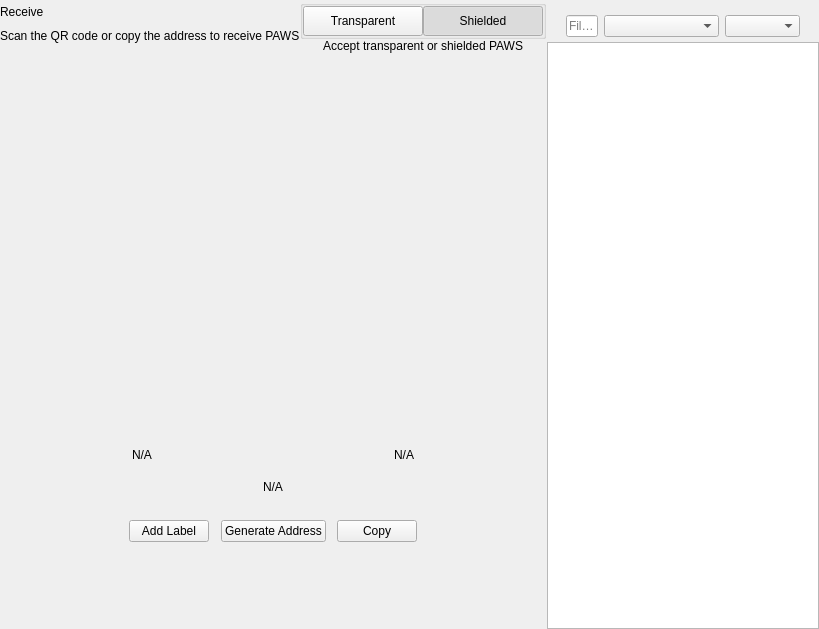
<?xml version="1.0" encoding="UTF-8"?>
<ui version="4.0">
 <class>ReceiveWidget</class>
 <widget class="QWidget" name="ReceiveWidget">
  <property name="geometry">
   <rect>
    <x>0</x>
    <y>0</y>
    <width>819</width>
    <height>629</height>
   </rect>
  </property>
  <property name="minimumSize">
   <size>
    <width>0</width>
    <height>0</height>
   </size>
  </property>
  <property name="windowTitle">
   <string>Form</string>
  </property>
  <layout class="QHBoxLayout" name="horizontalLayout_2" stretch="2,1">
   <property name="spacing">
    <number>0</number>
   </property>
   <property name="leftMargin">
    <number>0</number>
   </property>
   <property name="topMargin">
    <number>0</number>
   </property>
   <property name="rightMargin">
    <number>0</number>
   </property>
   <property name="bottomMargin">
    <number>0</number>
   </property>
   <item>
    <widget class="QWidget" name="left" native="true">
     <layout class="QVBoxLayout" name="verticalLayout_3">
      <property name="leftMargin">
       <number>0</number>
      </property>
      <property name="topMargin">
       <number>0</number>
      </property>
      <property name="rightMargin">
       <number>0</number>
      </property>
      <property name="bottomMargin">
       <number>0</number>
      </property>
      <item>
       <layout class="QVBoxLayout" name="verticalLayout_2">
        <property name="spacing">
         <number>0</number>
        </property>
        <property name="leftMargin">
         <number>0</number>
        </property>
        <item>
         <layout class="QHBoxLayout" name="horizontalLayout_3">
          <property name="spacing">
           <number>0</number>
          </property>
          <item>
           <layout class="QVBoxLayout" name="verticalLayout_4">
            <property name="spacing">
             <number>5</number>
            </property>
            <item>
             <widget class="QLabel" name="labelTitle">
              <property name="text">
               <string>Receive</string>
              </property>
             </widget>
            </item>
            <item alignment="Qt::AlignTop">
             <widget class="QLabel" name="labelSubtitle1">
              <property name="text">
               <string>Scan the QR code or copy the address to receive PAWS</string>
              </property>
             </widget>
            </item>
           </layout>
          </item>
          <item>
           <spacer name="horizontalSpacer">
            <property name="orientation">
             <enum>Qt::Horizontal</enum>
            </property>
            <property name="sizeHint" stdset="0">
             <size>
              <width>40</width>
              <height>20</height>
             </size>
            </property>
           </spacer>
          </item>
          <item>
           <widget class="QWidget" name="containerViewPrivacyChecks" native="true">
            <layout class="QVBoxLayout" name="containerPrivacyChecks">
             <property name="spacing">
              <number>0</number>
             </property>
             <property name="leftMargin">
              <number>0</number>
             </property>
             <property name="topMargin">
              <number>0</number>
             </property>
             <property name="rightMargin">
              <number>0</number>
             </property>
             <property name="bottomMargin">
              <number>0</number>
             </property>
             <item alignment="Qt::AlignHCenter|Qt::AlignVCenter">
              <widget class="QGroupBox" name="groupBox">
               <property name="title">
                <string/>
               </property>
               <layout class="QHBoxLayout" name="horizontalLayout_2_1">
                <property name="spacing">
                 <number>0</number>
                </property>
                <property name="leftMargin">
                 <number>0</number>
                </property>
                <property name="topMargin">
                 <number>0</number>
                </property>
                <property name="rightMargin">
                 <number>0</number>
                </property>
                <property name="bottomMargin">
                 <number>0</number>
                </property>
                <item>
                 <widget class="QPushButton" name="pushLeft">
                  <property name="minimumSize">
                   <size>
                    <width>120</width>
                    <height>30</height>
                   </size>
                  </property>
                  <property name="maximumSize">
                   <size>
                    <width>120</width>
                    <height>30</height>
                   </size>
                  </property>
                  <property name="focusPolicy">
                   <enum>Qt::NoFocus</enum>
                  </property>
                  <property name="text">
                   <string>Transparent</string>
                  </property>
                  <property name="checkable">
                   <bool>true</bool>
                  </property>
                  <property name="autoExclusive">
                   <bool>true</bool>
                  </property>
                 </widget>
                </item>
                <item>
                 <widget class="QPushButton" name="pushRight">
                  <property name="minimumSize">
                   <size>
                    <width>120</width>
                    <height>30</height>
                   </size>
                  </property>
                  <property name="maximumSize">
                   <size>
                    <width>120</width>
                    <height>30</height>
                   </size>
                  </property>
                  <property name="focusPolicy">
                   <enum>Qt::NoFocus</enum>
                  </property>
                  <property name="text">
                   <string>Shielded</string>
                  </property>
                  <property name="checkable">
                   <bool>true</bool>
                  </property>
                  <property name="checked">
                   <bool>true</bool>
                  </property>
                  <property name="autoExclusive">
                   <bool>true</bool>
                  </property>
                 </widget>
                </item>
               </layout>
              </widget>
             </item>
             <item alignment="Qt::AlignHCenter|Qt::AlignTop">
              <widget class="QLabel" name="labelSubtitle2">
               <property name="text">
                <string>Accept transparent or shielded PAWS</string>
               </property>
               <property name="alignment">
                <set>Qt::AlignRight|Qt::AlignTrailing|Qt::AlignVCenter</set>
               </property>
              </widget>
             </item>
            </layout>
           </widget>
          </item>
         </layout>
        </item>
        <item>
         <spacer name="verticalSpacer_2">
          <property name="orientation">
           <enum>Qt::Vertical</enum>
          </property>
          <property name="sizeType">
           <enum>QSizePolicy::Expanding</enum>
          </property>
          <property name="sizeHint" stdset="0">
           <size>
            <width>20</width>
            <height>50</height>
           </size>
          </property>
         </spacer>
        </item>
        <item alignment="Qt::AlignHCenter">
         <widget class="QWidget" name="layoutQR" native="true">
          <property name="maximumSize">
           <size>
            <width>510</width>
            <height>16777215</height>
           </size>
          </property>
          <layout class="QVBoxLayout" name="verticalLayoutQr">
           <item>
            <spacer name="verticalSpacer11">
             <property name="orientation">
              <enum>Qt::Vertical</enum>
             </property>
             <property name="sizeType">
              <enum>QSizePolicy::Fixed</enum>
             </property>
             <property name="sizeHint" stdset="0">
              <size>
               <width>20</width>
               <height>20</height>
              </size>
             </property>
            </spacer>
           </item>
           <item alignment="Qt::AlignHCenter">
            <widget class="QLabel" name="labelQrImg">
             <property name="minimumSize">
              <size>
               <width>260</width>
               <height>260</height>
              </size>
             </property>
             <property name="maximumSize">
              <size>
               <width>260</width>
               <height>260</height>
              </size>
             </property>
             <property name="text">
              <string/>
             </property>
             <property name="alignment">
              <set>Qt::AlignCenter</set>
             </property>
            </widget>
           </item>
           <item>
            <spacer name="verticalSpacer_21">
             <property name="orientation">
              <enum>Qt::Vertical</enum>
             </property>
             <property name="sizeType">
              <enum>QSizePolicy::Fixed</enum>
             </property>
             <property name="sizeHint" stdset="0">
              <size>
               <width>20</width>
               <height>30</height>
              </size>
             </property>
            </spacer>
           </item>
           <item>
            <widget class="QWidget" name="widget" native="true">
             <property name="minimumSize">
              <size>
               <width>0</width>
               <height>0</height>
              </size>
             </property>
             <layout class="QHBoxLayout" name="horizontalLayout_5">
              <item>
               <widget class="QLabel" name="labelLabel">
                <property name="text">
                 <string notr="true">N/A</string>
                </property>
               </widget>
              </item>
              <item>
               <spacer name="horizontalSpacer_2">
                <property name="orientation">
                 <enum>Qt::Horizontal</enum>
                </property>
                <property name="sizeHint" stdset="0">
                 <size>
                  <width>141</width>
                  <height>20</height>
                 </size>
                </property>
               </spacer>
              </item>
              <item>
               <widget class="QLabel" name="labelDate">
                <property name="text">
                 <string notr="true">N/A</string>
                </property>
                <property name="alignment">
                 <set>Qt::AlignRight|Qt::AlignTrailing|Qt::AlignVCenter</set>
                </property>
               </widget>
              </item>
             </layout>
            </widget>
           </item>
           <item>
            <widget class="QLabel" name="labelAddress">
             <property name="sizePolicy">
              <sizepolicy hsizetype="Expanding" vsizetype="Preferred">
               <horstretch>0</horstretch>
               <verstretch>0</verstretch>
              </sizepolicy>
             </property>
             <property name="minimumSize">
              <size>
               <width>300</width>
               <height>0</height>
              </size>
             </property>
             <property name="text">
              <string notr="true">N/A</string>
             </property>
             <property name="alignment">
              <set>Qt::AlignCenter</set>
             </property>
            </widget>
           </item>
           <item>
            <spacer name="verticalSpacer_4">
             <property name="orientation">
              <enum>Qt::Vertical</enum>
             </property>
             <property name="sizeType">
              <enum>QSizePolicy::Fixed</enum>
             </property>
             <property name="sizeHint" stdset="0">
              <size>
               <width>20</width>
               <height>20</height>
              </size>
             </property>
            </spacer>
           </item>
           <item>
            <layout class="QHBoxLayout" name="horizontalLayout_4">
             <item alignment="Qt::AlignHCenter">
              <widget class="QPushButton" name="pushButtonLabel">
               <property name="focusPolicy">
                <enum>Qt::NoFocus</enum>
               </property>
               <property name="text">
                <string>Add Label</string>
               </property>
              </widget>
             </item>
             <item alignment="Qt::AlignHCenter">
              <widget class="QPushButton" name="pushButtonNewAddress">
               <property name="focusPolicy">
                <enum>Qt::NoFocus</enum>
               </property>
               <property name="text">
                <string>Generate Address</string>
               </property>
              </widget>
             </item>
             <item alignment="Qt::AlignHCenter">
              <widget class="QPushButton" name="pushButtonCopy">
               <property name="focusPolicy">
                <enum>Qt::NoFocus</enum>
               </property>
               <property name="text">
                <string>Copy</string>
               </property>
              </widget>
             </item>
            </layout>
           </item>
           <item>
            <spacer name="verticalSpacer_3">
             <property name="orientation">
              <enum>Qt::Vertical</enum>
             </property>
             <property name="sizeType">
              <enum>QSizePolicy::Expanding</enum>
             </property>
             <property name="sizeHint" stdset="0">
              <size>
               <width>20</width>
               <height>20</height>
              </size>
             </property>
            </spacer>
           </item>
          </layout>
         </widget>
        </item>
        <item>
         <spacer name="verticalSpacer">
          <property name="orientation">
           <enum>Qt::Vertical</enum>
          </property>
          <property name="sizeHint" stdset="0">
           <size>
            <width>20</width>
            <height>40</height>
           </size>
          </property>
         </spacer>
        </item>
       </layout>
      </item>
     </layout>
    </widget>
   </item>
   <item>
    <widget class="QWidget" name="right" native="true">
     <layout class="QVBoxLayout" name="verticalLayout_5">
      <property name="spacing">
       <number>0</number>
      </property>
      <property name="leftMargin">
       <number>1</number>
      </property>
      <property name="topMargin">
       <number>0</number>
      </property>
      <property name="rightMargin">
       <number>0</number>
      </property>
      <property name="bottomMargin">
       <number>0</number>
      </property>
      <item>
       <layout class="QVBoxLayout" name="container_right">
        <property name="spacing">
         <number>0</number>
        </property>
        <property name="leftMargin">
         <number>0</number>
        </property>
        <property name="rightMargin">
         <number>0</number>
        </property>
        <item>
         <layout class="QVBoxLayout" name="verticalLayout">
          <property name="spacing">
           <number>6</number>
          </property>
          <property name="leftMargin">
           <number>19</number>
          </property>
          <property name="rightMargin">
           <number>19</number>
          </property>
          <item>
           <widget class="OptionButton" name="btnRequest" native="true"/>
          </item>
          <item>
           <widget class="OptionButton" name="btnMyAddresses" native="true">
            <property name="sizePolicy">
             <sizepolicy hsizetype="Preferred" vsizetype="Minimum">
              <horstretch>0</horstretch>
              <verstretch>0</verstretch>
             </sizepolicy>
            </property>
           </widget>
          </item>
         </layout>
        </item>
        <item>
         <widget class="QWidget" name="sortWidget" native="true">
          <layout class="QHBoxLayout" name="horizontalLayout_6">
           <property name="leftMargin">
            <number>19</number>
           </property>
           <property name="rightMargin">
            <number>19</number>
           </property>
           <property name="bottomMargin">
            <number>5</number>
           </property>
           <item>
            <widget class="QLineEdit" name="lineEditFilter">
             <property name="sizePolicy">
              <sizepolicy hsizetype="Expanding" vsizetype="Fixed">
               <horstretch>0</horstretch>
               <verstretch>0</verstretch>
              </sizepolicy>
             </property>
             <property name="minimumSize">
              <size>
               <width>0</width>
               <height>0</height>
              </size>
             </property>
             <property name="contextMenuPolicy">
              <enum>Qt::DefaultContextMenu</enum>
             </property>
             <property name="acceptDrops">
              <bool>false</bool>
             </property>
             <property name="maxLength">
              <number>40</number>
             </property>
             <property name="placeholderText">
              <string>Filter</string>
             </property>
            </widget>
           </item>
           <item>
            <spacer name="horizontalSpacer_3">
             <property name="orientation">
              <enum>Qt::Horizontal</enum>
             </property>
             <property name="sizeType">
              <enum>QSizePolicy::Preferred</enum>
             </property>
             <property name="sizeHint" stdset="0">
              <size>
               <width>20</width>
               <height>20</height>
              </size>
             </property>
            </spacer>
           </item>
           <item>
            <widget class="QComboBox" name="comboBoxSort">
             <property name="sizePolicy">
              <sizepolicy hsizetype="Preferred" vsizetype="Fixed">
               <horstretch>0</horstretch>
               <verstretch>0</verstretch>
              </sizepolicy>
             </property>
             <property name="minimumSize">
              <size>
               <width>115</width>
               <height>0</height>
              </size>
             </property>
            </widget>
           </item>
           <item>
            <widget class="QComboBox" name="comboBoxSortOrder">
             <property name="sizePolicy">
              <sizepolicy hsizetype="Preferred" vsizetype="Fixed">
               <horstretch>0</horstretch>
               <verstretch>0</verstretch>
              </sizepolicy>
             </property>
             <property name="minimumSize">
              <size>
               <width>75</width>
               <height>0</height>
              </size>
             </property>
            </widget>
           </item>
          </layout>
          <zorder>comboBoxSort</zorder>
          <zorder>comboBoxSortOrder</zorder>
          <zorder>lineEditFilter</zorder>
         </widget>
        </item>
        <item>
         <widget class="QListView" name="listViewAddress"/>
        </item>
       </layout>
      </item>
     </layout>
    </widget>
   </item>
  </layout>
 </widget>
 <customwidgets>
  <customwidget>
   <class>OptionButton</class>
   <extends>QWidget</extends>
   <header>qt/paws/optionbutton.h</header>
   <container>1</container>
  </customwidget>
 </customwidgets>
 <resources/>
 <connections/>
</ui>
